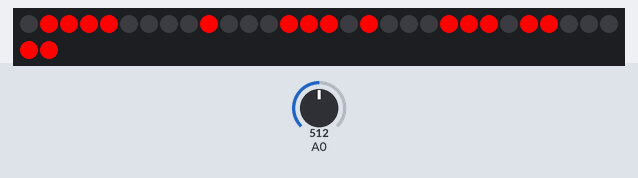
The sketch below on a simulated ESP8266 (Wemos D1 mini). Parts: 32 RGB LEDs in strip order, left to right, continuing on the next row. The test bench sets the inputs (shaded band); at power-on: A0 = 512. WiFi joins after 1.5 s; servers stay silent unless stated; network time is answered at once with the bench clock; the local clock reads 2024-03-15 10:24:30 at power-on unless the sketch sets it; what the sketch prints to the serial monitor is not drawn.

Above: at 2.4 s.
At 9.4 s:
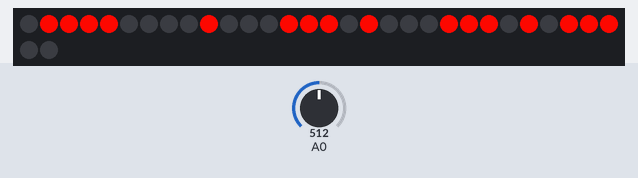

The sketch:

DeathCounter.ino
```cpp
#include <Adafruit_NeoPixel.h>

#include "NTPClient.h"
#include "ESP8266WiFi.h"
#include "WiFiUdp.h"

const char *ssid = "horseman";
const char *password = "123321123";


WiFiUDP ntpUDP;
NTPClient timeClient(ntpUDP, "pool.ntp.org", 0);

#define LED_PIN 12
#define RAINBOW_SPEED 0.1

Adafruit_NeoPixel LED = Adafruit_NeoPixel(32, LED_PIN, NEO_GRB + NEO_KHZ800);
uint8_t r = 255, g = 0, b = 0;
uint16_t offset = 0;
uint32_t adiosAmigos = 3728435522;
uint32_t age = 0, startupTime = 0, timeStamp = 0, fadeTimeStamp = 0, brightTimeStamp = 0;
uint8_t mode = 0;
uint8_t mini = 20;
uint8_t maxi = 50;

void setup() {

	LED.begin();
	updateBrightness();
	LED.show();

	Serial.begin(115200);

	WiFi.begin(ssid, password);

	while (WiFi.status() != WL_CONNECTED) {
		delay(500);
		Serial.print(".");
	}
	Serial.println("stratup");

	timeClient.begin();

	while(!timeClient.update())
		delay(100);

	age = timeClient.getEpochTime();

	Serial.println(age);

	timeClient.end();

	WiFi.disconnect();
	WiFi.mode(WIFI_OFF);
	WiFi.forceSleepBegin();
	delay(1);

	timeStamp = millis();
	updateBrightness();
}

void loop() {

	uint32_t seconds = adiosAmigos - age - startupTime;

	if (millis() - timeStamp >= 1000) {
		startupTime += (millis() - timeStamp)/1000;
		timeStamp = millis();
		Serial.println(age);
		Serial.println(startupTime);
		Serial.println(seconds);
	}

	if (millis() - brightTimeStamp >= 300000) {
		brightTimeStamp = millis();
		updateBrightness();
	}
	if(mode)
		rainbowCycle(seconds);
	else
		colorWipe(getFade(), seconds);
	offset += 1;

	if ((startupTime / 3600) % 2 == 0)
		mode = 0;
	else
		mode = 1;

}

void updateBrightness() {
	uint32_t avg = 0, x = 0, mx_local = 0, cnt = 1;
	for (int i = 0; i < 20; i++) {
		x = analogRead(A0);
		if (x > mx_local) {
			mx_local = x;
			avg += x;
			cnt++;
		}
		delay(20);
	}
	avg /= cnt;
	mini = (avg < mini ? avg : mini);
	maxi = (avg > maxi ? avg : maxi);

	Serial.println(avg);
	if (avg < 10) {
		LED.setBrightness(0);
		return;
	}
	if (avg < 30) {
		LED.setBrightness(100);
		return;
	}
	if (avg < 50) {
		LED.setBrightness(150);
		return;
	}
	if (avg < 100) {
		LED.setBrightness(255);
		return;
	}
}

uint32_t getFade() {
	if (millis() - fadeTimeStamp >= 1000) {
		fadeTimeStamp = millis();

		if (r > 0 && b == 0)
			r--, g++;

		if (g > 0 && r == 0)
			g--, b++;

		if (b > 0 && g == 0)
			r++, b--;
	}
	return LED.Color(r, g, b);

}

void colorWipe(uint32_t c, uint32_t seconds) {
	for (uint16_t i = 0; i < LED.numPixels(); i++) {
		if (seconds&(1LL << i))
			LED.setPixelColor(LED.numPixels() - i - 1, c);
		else
			LED.setPixelColor(LED.numPixels() - i - 1, LED.Color(0, 0, 0));
	}
	LED.show();
}

void rainbowCycle(uint32_t seconds) {
	uint16_t i, j;

	for (i = 0; i < LED.numPixels(); i++) {
		if(seconds&(1<<i))
			LED.setPixelColor(LED.numPixels() - i - 1, Wheel(((i * 256 / LED.numPixels()) + (int)(offset*RAINBOW_SPEED)) & 255));
		else
			LED.setPixelColor(LED.numPixels() - i - 1, LED.Color(0,0,0));
	}
	LED.show();
}

uint32_t Wheel(byte WheelPos) {
	if (WheelPos < 85) {
		return LED.Color(WheelPos * 3, 255 - WheelPos * 3, 0);
	}
	else if (WheelPos < 170) {
		WheelPos -= 85;
		return LED.Color(255 - WheelPos * 3, 0, WheelPos * 3);
	}
	else {
		WheelPos -= 170;
		return LED.Color(0, WheelPos * 3, 255 - WheelPos * 3);
	}
}
```
